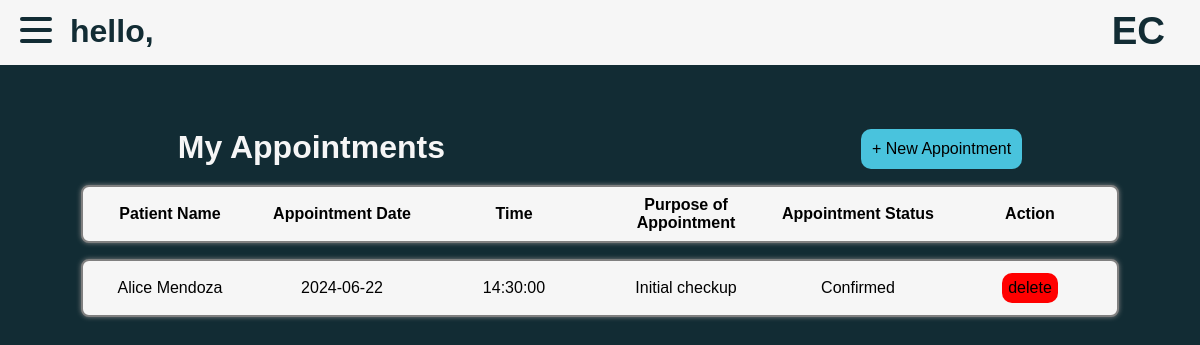
The page /patient.php?id=9 on the database its author committed.
### tables this page shows
CREATE TABLE `users` (
  `id` int(11) NOT NULL,
  `account_type` enum('patient','doctor') NOT NULL,
  `first_name` varchar(64) NOT NULL,
  `last_name` varchar(64) NOT NULL,
  `birthdate` date NOT NULL,
  `email_address` varchar(64) NOT NULL,
  `username` varchar(64) NOT NULL,
  `password` varchar(64) NOT NULL
);

CREATE TABLE `patients` (
  `patient_id` int(11) NOT NULL,
  `appointment_date` date NOT NULL,
  `time` time NOT NULL,
  `first_name` varchar(64) NOT NULL,
  `last_name` varchar(64) NOT NULL,
  `gender` enum('Male','Female','Prefer not to say') NOT NULL,
  `birthdate` date NOT NULL DEFAULT current_timestamp(),
  `contact_num` varchar(20) NOT NULL,
  `address` varchar(255) NOT NULL,
  `purpose` varchar(255) NOT NULL,
  `appointment_status` enum('Confirmed','Pending','Cancelled') NOT NULL DEFAULT 'Pending',
  `id` int(11) NOT NULL
);

### patient.php (the view, shortened to what this page needs)
<?php
  $hostname = 'localhost';
  $username = 'root';
  $password = '';
  $dbname = 'ecare';
  $konek = mysqli_connect($hostname, $username, $password, $dbname);
    $result = $konek->query("SELECT * from `users`, `patients` WHERE users.id = patients.id AND patients.id={$_GET['id']} ORDER BY patients.appointment_date, patients.time");
    $firstname = isset($_SESSION['first_name']) ? $_SESSION['first_name'] : '';
    $lastname = isset($_SESSION['last_name']) ? $_SESSION['last_name'] : '';
?>
<!DOCTYPE html>
<html lang="en">
<head>
</head>
<body>
    <div class="parent-container">
        <div class="navbar">
            <div class="container nav-container">
                <div class="hamburger-lines">
                <span class="line line1"></span>
                <span class="line line2"></span>
                <span class="line line3"></span>
                </div>
            <div class="patientName">
                <h1>hello, <?php echo $firstname . " ". $lastname ?></h1>
            </div>
            <div class="title">
                <h1>EC</h1>
            </div>
            </div>
        </div>
            <div class="schedheader">
                <div class="schedh1">
                    <h1>My Appointments</h1>
                </div>
                <div class="newapptbutton">
                    <a href="/siafinals/newapp.php?user=<?php echo $username; ?>&id=<?php echo $userId?>">+ New Appointment</a>
                </div>
            </div>
    <section class="schedulearea">
            <div class="tableheader">
                <table>
                    <th>Patient Name</th>
                    <th>Appointment Date</th>
                    <th>Time</th>
                    <th>Purpose of Appointment</th>
                    <th>Appointment Status</th>
                    <th>Action</th>
                </table>
            </div>
            <div class="schedtable">
                <table>
                    <tbody>
                        <?php
                            foreach ($result as $row) {
                                echo "<tr>";
                                echo "<td>" . $row['first_name'] . " " . $row['last_name'] . "</td>";
                                echo "<td>" . $row['appointment_date'] . "</td>";
                                echo "<td>" . $row['time'] . "</td>";
                                echo "<td>" . $row['purpose'] . "</td>";
                                echo "<td>" . $row['appointment_status'] . "</td>";
                                echo "<td> <a href='patient.php?delete=" . $row['patient_id'] . "&user=" . $username . "&id=" . $userId . "' class='delete'>delete</a></td>";
                                echo "</tr>";
                            }
                            ?>
                    </tbody>
                </table>
            </div>
    </section>
</body>
</html>

### patient.php (style rules this page uses)
* { padding: 0; margin: 0; }
body { background-color: #122C34; font-family: Helvetica; }
.navbar { padding-bottom:2rem; }
.nav-container { display: flex; justify-content: space-between; align-items: center; height: 62px; }
.nav-container { display: block; position: relative; height: 65px; background-color: #f6f6f6; }
.nav-container .hamburger-lines { display: block; height: 26px; width: 32px; position: absolute; top: 17px; left: 20px; z-index: 2; display: flex; flex-direction: column; justify-content: space-between; }
.nav-container .hamburger-lines .line { display: block; height: 4px; width: 100%; border-radius: 10px; background: #122C34; }
.nav-container .hamburger-lines .line1 { transform-origin: 0% 0%; transition: transform 0.4s ease-in-out; }
.nav-container .hamburger-lines .line2 { transition: transform 0.2s ease-in-out; }
.nav-container .hamburger-lines .line3 { transform-origin: 0% 100%; transition: transform 0.4s ease-in-out; }
.title { position: absolute; top: 9px; right: 35px; font-size: 1.2rem; color: #122C34; }
.patientName { position: absolute; top: 13px; left: 70px; font-size: 1rem; color: #122C34; }
.parent-container { display:flex; flex-direction:column; }
.schedulearea { display:flex; flex-direction: column; align-items:center; gap:1rem; padding-top: 1rem; padding-bottom: 2rem; }
.schedulearea table { background-color: #f6f6f6; border-radius: 8px; border: 2px solid gray; box-shadow: 0 0 5px gray; }
.schedulearea table th { width: 170px; height: 50px; }
.schedulearea table td { width: 170px; height: 50px; text-align: center; }
.schedheader { display:flex; margin-left: 8rem; margin-right: 8rem; margin-top:2rem; justify-content: center; gap: 26rem; }
.schedheader h1 { font-size: 32px; text-align: left; color: #f6f6f6; }
.newapptbutton a { display: inline-block; color: black; padding: 11px; text-decoration:none; text-align: center; background-color: #49C3DD; border-radius: 10px; }
.delete { display: inline-block; color: black; padding: 6px; text-decoration:none; text-align: center; background-color: red; border-radius: 10px; border:none; }

### rows shown on the page
users: patients.first_name "Alice", patients.last_name "Mendoza", patients.appointment_date "2024-06-22", patients.time "14:30:00", patients.purpose "Initial checkup", patients.appointment_status "Confirmed"
